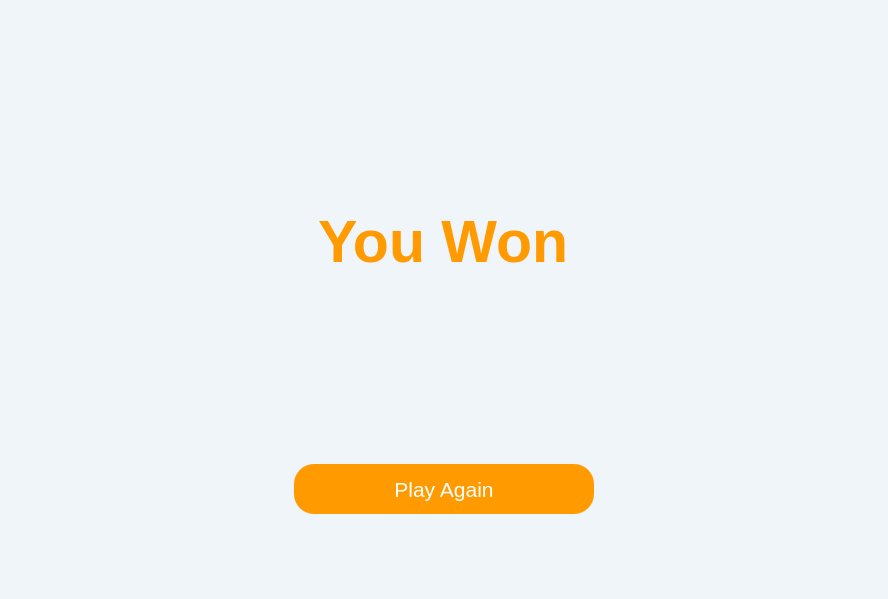
<?xml version="1.0" encoding="UTF-8"?>
<ui version="4.0">
 <class>GameWindow</class>
 <widget class="QMainWindow" name="GameWindow">
  <property name="geometry">
   <rect>
    <x>0</x>
    <y>0</y>
    <width>888</width>
    <height>599</height>
   </rect>
  </property>
  <property name="windowTitle">
   <string>Rock Paper Scissors</string>
  </property>
  <property name="windowIcon">
   <iconset>
    <normaloff>../../../../../Users/M.ALI/Downloads/rock-paper-scissors.png</normaloff>../../../../../Users/M.ALI/Downloads/rock-paper-scissors.png</iconset>
  </property>
  <property name="styleSheet">
   <string notr="true">background-color: #F0F5F9;</string>
  </property>
  <widget class="QWidget" name="centralwidget">
   <layout class="QVBoxLayout" name="verticalLayout_9">
    <item>
     <widget class="QStackedWidget" name="stackedWidget">
      <property name="currentIndex">
       <number>3</number>
      </property>
      <widget class="QWidget" name="welcome_page">
       <layout class="QVBoxLayout" name="verticalLayout">
        <item>
         <layout class="QGridLayout" name="gridLayout">
          <item row="4" column="1" alignment="Qt::AlignHCenter|Qt::AlignVCenter">
           <widget class="QLabel" name="title">
            <property name="maximumSize">
             <size>
              <width>16777215</width>
              <height>100</height>
             </size>
            </property>
            <property name="font">
             <font>
              <pointsize>24</pointsize>
              <weight>75</weight>
              <bold>true</bold>
             </font>
            </property>
            <property name="styleSheet">
             <string notr="true">background-color:none;
color:#FF2E63;</string>
            </property>
            <property name="text">
             <string>Rock,Paper,Scissors</string>
            </property>
           </widget>
          </item>
          <item row="7" column="1" alignment="Qt::AlignHCenter|Qt::AlignTop">
           <widget class="QPushButton" name="start_btn">
            <property name="minimumSize">
             <size>
              <width>300</width>
              <height>50</height>
             </size>
            </property>
            <property name="maximumSize">
             <size>
              <width>300</width>
              <height>50</height>
             </size>
            </property>
            <property name="font">
             <font>
              <pointsize>14</pointsize>
             </font>
            </property>
            <property name="cursor">
             <cursorShape>PointingHandCursor</cursorShape>
            </property>
            <property name="styleSheet">
             <string notr="true">#start_btn{
background-color:#8C82FC;
color:white;
border-radius:20px;
}
#start_btn::hover{
color:#8C82FC;
background-color:white;
}
#start_btn::pressed{
border-radius:5px;
}</string>
            </property>
            <property name="text">
             <string>Start Game</string>
            </property>
           </widget>
          </item>
          <item row="3" column="1" alignment="Qt::AlignHCenter|Qt::AlignVCenter">
           <widget class="QLabel" name="icon">
            <property name="styleSheet">
             <string notr="true">background-color:none;</string>
            </property>
            <property name="text">
             <string/>
            </property>
            <property name="pixmap">
             <pixmap>../../../../../Users/M.ALI/Downloads/rock-paper-scissors (2).png</pixmap>
            </property>
           </widget>
          </item>
         </layout>
        </item>
       </layout>
      </widget>
      <widget class="QWidget" name="round_page">
       <layout class="QVBoxLayout" name="verticalLayout_3">
        <item>
         <layout class="QGridLayout" name="gridLayout_3">
          <item row="1" column="0">
           <widget class="QPushButton" name="rounds_3_btn">
            <property name="minimumSize">
             <size>
              <width>300</width>
              <height>50</height>
             </size>
            </property>
            <property name="maximumSize">
             <size>
              <width>300</width>
              <height>50</height>
             </size>
            </property>
            <property name="font">
             <font>
              <pointsize>22</pointsize>
             </font>
            </property>
            <property name="cursor">
             <cursorShape>PointingHandCursor</cursorShape>
            </property>
            <property name="styleSheet">
             <string notr="true">#rounds_3_btn{
background-color:#8C82FC;
color:white;
border-radius:15px;
}
#rounds_3_btn::hover{
color:#8C82FC;
background-color:white;
}
#rounds_3_btn::pressed{
border-radius:5px;
}</string>
            </property>
            <property name="text">
             <string>3</string>
            </property>
           </widget>
          </item>
          <item row="1" column="1" alignment="Qt::AlignTop">
           <widget class="QPushButton" name="rounds_6_btn">
            <property name="minimumSize">
             <size>
              <width>300</width>
              <height>50</height>
             </size>
            </property>
            <property name="maximumSize">
             <size>
              <width>300</width>
              <height>50</height>
             </size>
            </property>
            <property name="font">
             <font>
              <pointsize>22</pointsize>
             </font>
            </property>
            <property name="cursor">
             <cursorShape>PointingHandCursor</cursorShape>
            </property>
            <property name="styleSheet">
             <string notr="true">#rounds_6_btn{
background-color:#B693FE;
color:white;
border-radius:15px;
}
#rounds_6_btn::hover{
color:#B693FE;
background-color:white;
}
#rounds_6_btn::pressed{
border-radius:5px;
}</string>
            </property>
            <property name="text">
             <string>6</string>
            </property>
           </widget>
          </item>
          <item row="0" column="0" colspan="2">
           <layout class="QVBoxLayout" name="verticalLayout_4">
            <item>
             <layout class="QHBoxLayout" name="horizontalLayout">
              <item alignment="Qt::AlignHCenter">
               <widget class="QLabel" name="rock_icon">
                <property name="styleSheet">
                 <string notr="true">background-color:none;</string>
                </property>
                <property name="text">
                 <string/>
                </property>
                <property name="pixmap">
                 <pixmap>../../../../../Users/M.ALI/Downloads/stone (2).png</pixmap>
                </property>
                <property name="scaledContents">
                 <bool>false</bool>
                </property>
                <property name="wordWrap">
                 <bool>false</bool>
                </property>
               </widget>
              </item>
              <item alignment="Qt::AlignHCenter">
               <widget class="QLabel" name="paper_icon">
                <property name="styleSheet">
                 <string notr="true">background-color:none;</string>
                </property>
                <property name="text">
                 <string/>
                </property>
                <property name="pixmap">
                 <pixmap>../../../../../Users/M.ALI/Downloads/paper.png</pixmap>
                </property>
               </widget>
              </item>
              <item alignment="Qt::AlignHCenter">
               <widget class="QLabel" name="scissors_icon">
                <property name="styleSheet">
                 <string notr="true">background-color:none;</string>
                </property>
                <property name="text">
                 <string/>
                </property>
                <property name="pixmap">
                 <pixmap>../../../../../Users/M.ALI/Downloads/scissors.png</pixmap>
                </property>
               </widget>
              </item>
             </layout>
            </item>
            <item alignment="Qt::AlignHCenter|Qt::AlignTop">
             <widget class="QLabel" name="raound_title">
              <property name="maximumSize">
               <size>
                <width>16777215</width>
                <height>300</height>
               </size>
              </property>
              <property name="font">
               <font>
                <pointsize>24</pointsize>
                <weight>75</weight>
                <bold>true</bold>
               </font>
              </property>
              <property name="styleSheet">
               <string notr="true">background-color:none;
color:#F73859;
</string>
              </property>
              <property name="text">
               <string>Choose Count Of Rounds</string>
              </property>
             </widget>
            </item>
           </layout>
          </item>
         </layout>
        </item>
       </layout>
      </widget>
      <widget class="QWidget" name="game_page">
       <layout class="QVBoxLayout" name="verticalLayout_5">
        <item>
         <layout class="QVBoxLayout" name="verticalLayout_7">
          <item>
           <widget class="QLabel" name="round_lbl">
            <property name="maximumSize">
             <size>
              <width>250</width>
              <height>16777215</height>
             </size>
            </property>
            <property name="font">
             <font>
              <pointsize>12</pointsize>
              <weight>75</weight>
              <bold>true</bold>
             </font>
            </property>
            <property name="styleSheet">
             <string notr="true">background-color:#E23E57;
color:white;
padding:5px 10px;</string>
            </property>
            <property name="text">
             <string>Round:</string>
            </property>
           </widget>
          </item>
          <item>
           <widget class="QLabel" name="c_score">
            <property name="maximumSize">
             <size>
              <width>250</width>
              <height>16777215</height>
             </size>
            </property>
            <property name="font">
             <font>
              <pointsize>12</pointsize>
              <weight>75</weight>
              <bold>true</bold>
             </font>
            </property>
            <property name="styleSheet">
             <string notr="true">background-color:#E23E57;
color:white;
padding:5px 10px;</string>
            </property>
            <property name="text">
             <string>Computer Score:</string>
            </property>
           </widget>
          </item>
          <item>
           <widget class="QLabel" name="y_score">
            <property name="maximumSize">
             <size>
              <width>250</width>
              <height>16777215</height>
             </size>
            </property>
            <property name="font">
             <font>
              <pointsize>12</pointsize>
              <weight>75</weight>
              <bold>true</bold>
             </font>
            </property>
            <property name="styleSheet">
             <string notr="true">background-color:#E23E57;
color:white;
padding:5px 10px;</string>
            </property>
            <property name="text">
             <string>Your Score:</string>
            </property>
           </widget>
          </item>
         </layout>
        </item>
        <item>
         <layout class="QHBoxLayout" name="horizontalLayout_3">
          <item alignment="Qt::AlignHCenter">
           <widget class="QLabel" name="label_2">
            <property name="font">
             <font>
              <pointsize>22</pointsize>
             </font>
            </property>
            <property name="styleSheet">
             <string notr="true">color:#FF2E63;
background-color:none;</string>
            </property>
            <property name="text">
             <string>Computer:</string>
            </property>
           </widget>
          </item>
          <item alignment="Qt::AlignHCenter">
           <widget class="QPushButton" name="pushButton_5">
            <property name="cursor">
             <cursorShape>ForbiddenCursor</cursorShape>
            </property>
            <property name="styleSheet">
             <string notr="true">border-radius:15px;
background-color:none</string>
            </property>
            <property name="text">
             <string/>
            </property>
            <property name="icon">
             <iconset>
              <normaloff>../../../../../Users/M.ALI/Downloads/stone (2).png</normaloff>../../../../../Users/M.ALI/Downloads/stone (2).png</iconset>
            </property>
            <property name="iconSize">
             <size>
              <width>100</width>
              <height>100</height>
             </size>
            </property>
           </widget>
          </item>
          <item alignment="Qt::AlignVCenter">
           <widget class="QPushButton" name="pushButton_6">
            <property name="cursor">
             <cursorShape>ForbiddenCursor</cursorShape>
            </property>
            <property name="styleSheet">
             <string notr="true">border-radius:15px;
background-color:none</string>
            </property>
            <property name="text">
             <string/>
            </property>
            <property name="icon">
             <iconset>
              <normaloff>../../../../../Users/M.ALI/Downloads/paper.png</normaloff>../../../../../Users/M.ALI/Downloads/paper.png</iconset>
            </property>
            <property name="iconSize">
             <size>
              <width>100</width>
              <height>100</height>
             </size>
            </property>
           </widget>
          </item>
          <item alignment="Qt::AlignVCenter">
           <widget class="QPushButton" name="pushButton_4">
            <property name="cursor">
             <cursorShape>ForbiddenCursor</cursorShape>
            </property>
            <property name="styleSheet">
             <string notr="true">border-radius:15px;
background-color:none</string>
            </property>
            <property name="text">
             <string/>
            </property>
            <property name="icon">
             <iconset>
              <normaloff>../../../../../Users/M.ALI/Downloads/scissors.png</normaloff>../../../../../Users/M.ALI/Downloads/scissors.png</iconset>
            </property>
            <property name="iconSize">
             <size>
              <width>100</width>
              <height>100</height>
             </size>
            </property>
           </widget>
          </item>
         </layout>
        </item>
        <item>
         <layout class="QVBoxLayout" name="verticalLayout_6">
          <property name="spacing">
           <number>10</number>
          </property>
          <item alignment="Qt::AlignHCenter|Qt::AlignBottom">
           <widget class="QLabel" name="computer_choice">
            <property name="styleSheet">
             <string notr="true">background-color:#C9D6DF;
border-radius:10px</string>
            </property>
            <property name="text">
             <string/>
            </property>
            <property name="pixmap">
             <pixmap>../../../../../Users/M.ALI/Downloads/stone (2).png</pixmap>
            </property>
           </widget>
          </item>
          <item alignment="Qt::AlignHCenter|Qt::AlignTop">
           <widget class="QLabel" name="your_choice">
            <property name="styleSheet">
             <string notr="true">background-color:#C9D6DF;
border-radius:10px;</string>
            </property>
            <property name="text">
             <string/>
            </property>
            <property name="pixmap">
             <pixmap>../../../../../Users/M.ALI/Downloads/stone (2).png</pixmap>
            </property>
           </widget>
          </item>
         </layout>
        </item>
        <item>
         <layout class="QGridLayout" name="gridLayout_4">
          <item row="0" column="0">
           <layout class="QHBoxLayout" name="horizontalLayout_2">
            <item alignment="Qt::AlignHCenter">
             <widget class="QLabel" name="label">
              <property name="font">
               <font>
                <pointsize>22</pointsize>
               </font>
              </property>
              <property name="styleSheet">
               <string notr="true">color:#FF2E63;
background-color:none;</string>
              </property>
              <property name="text">
               <string>You:</string>
              </property>
             </widget>
            </item>
            <item alignment="Qt::AlignHCenter">
             <widget class="QPushButton" name="y_rock_btn">
              <property name="cursor">
               <cursorShape>PointingHandCursor</cursorShape>
              </property>
              <property name="styleSheet">
               <string notr="true">#y_rock_btn{
border-radius:15px;
background-color:none;
}
#y_rock_btn:pressed{
background-color:#52616B;
}</string>
              </property>
              <property name="text">
               <string/>
              </property>
              <property name="icon">
               <iconset>
                <normaloff>../../../../../Users/M.ALI/Downloads/stone (2).png</normaloff>../../../../../Users/M.ALI/Downloads/stone (2).png</iconset>
              </property>
              <property name="iconSize">
               <size>
                <width>100</width>
                <height>100</height>
               </size>
              </property>
             </widget>
            </item>
            <item alignment="Qt::AlignHCenter">
             <widget class="QPushButton" name="y_paper_btn">
              <property name="cursor">
               <cursorShape>PointingHandCursor</cursorShape>
              </property>
              <property name="styleSheet">
               <string notr="true">#y_paper_btn{
border-radius:15px;
background-color:none;
}
#y_paper_btn:pressed{
background-color:#FFDE7D;
}</string>
              </property>
              <property name="text">
               <string/>
              </property>
              <property name="icon">
               <iconset>
                <normaloff>../../../../../Users/M.ALI/Downloads/paper.png</normaloff>../../../../../Users/M.ALI/Downloads/paper.png</iconset>
              </property>
              <property name="iconSize">
               <size>
                <width>100</width>
                <height>100</height>
               </size>
              </property>
             </widget>
            </item>
            <item alignment="Qt::AlignHCenter">
             <widget class="QPushButton" name="y_scissors_btn">
              <property name="cursor">
               <cursorShape>PointingHandCursor</cursorShape>
              </property>
              <property name="styleSheet">
               <string notr="true">#y_scissors_btn{
border-radius:15px;
background-color:none;
}
#y_scissors_btn:pressed{
background-color:#CCA8E9;
}</string>
              </property>
              <property name="text">
               <string/>
              </property>
              <property name="icon">
               <iconset>
                <normaloff>../../../../../Users/M.ALI/Downloads/scissors.png</normaloff>../../../../../Users/M.ALI/Downloads/scissors.png</iconset>
              </property>
              <property name="iconSize">
               <size>
                <width>100</width>
                <height>100</height>
               </size>
              </property>
             </widget>
            </item>
           </layout>
          </item>
         </layout>
        </item>
       </layout>
      </widget>
      <widget class="QWidget" name="finished_page">
       <layout class="QVBoxLayout" name="verticalLayout_2">
        <item>
         <layout class="QVBoxLayout" name="verticalLayout_8">
          <item alignment="Qt::AlignHCenter|Qt::AlignBottom">
           <widget class="QLabel" name="king_icon">
            <property name="styleSheet">
             <string notr="true">background-color:none;</string>
            </property>
            <property name="text">
             <string/>
            </property>
            <property name="pixmap">
             <pixmap>../../../../../Users/M.ALI/Downloads/king.png</pixmap>
            </property>
           </widget>
          </item>
          <item alignment="Qt::AlignHCenter|Qt::AlignTop">
           <widget class="QLabel" name="title_2">
            <property name="font">
             <font>
              <pointsize>44</pointsize>
              <weight>75</weight>
              <bold>true</bold>
             </font>
            </property>
            <property name="styleSheet">
             <string notr="true">background-color:none;
color:#FF9A00</string>
            </property>
            <property name="text">
             <string>You Won</string>
            </property>
           </widget>
          </item>
          <item alignment="Qt::AlignHCenter|Qt::AlignVCenter">
           <widget class="QPushButton" name="start_again_btn">
            <property name="minimumSize">
             <size>
              <width>300</width>
              <height>50</height>
             </size>
            </property>
            <property name="maximumSize">
             <size>
              <width>300</width>
              <height>50</height>
             </size>
            </property>
            <property name="font">
             <font>
              <pointsize>16</pointsize>
             </font>
            </property>
            <property name="cursor">
             <cursorShape>PointingHandCursor</cursorShape>
            </property>
            <property name="styleSheet">
             <string notr="true">#start_again_btn{
background-color:#FF9A00;
color:white;
border-radius:20px;
}
#start_again_btn:hover{
background-color:white;
color:#FF9A00;
}</string>
            </property>
            <property name="text">
             <string>Play Again</string>
            </property>
           </widget>
          </item>
         </layout>
        </item>
       </layout>
      </widget>
     </widget>
    </item>
   </layout>
  </widget>
 </widget>
 <resources/>
 <connections/>
</ui>
